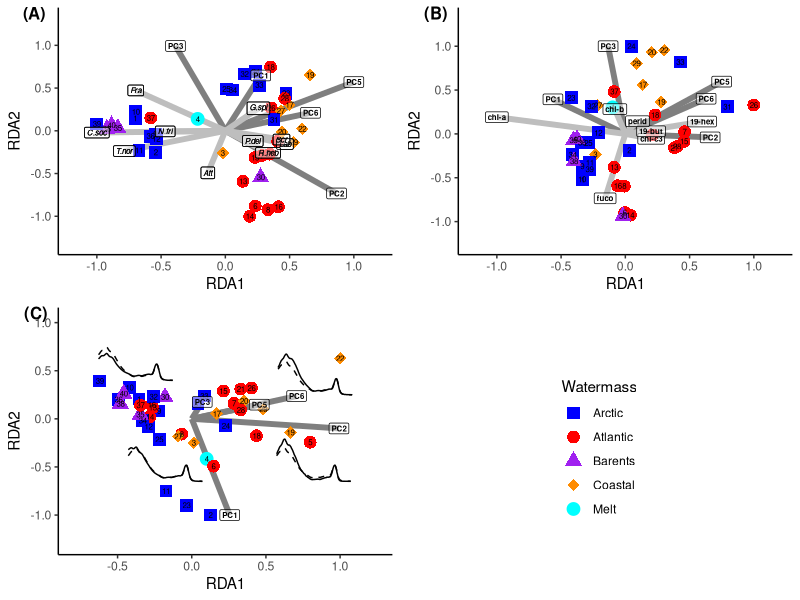

This chart was generated by the following R code:
# This script will produce triplots of the leading axes that 
# define the multivariate dependencies of
# phytoplankton community structure on environmental conditions.
# The spaces are illustrated with representative species, 
# taxon-indicative pigments and absorption spectra, respectively. 

setwd('D:/Documents/')
# You will need to set the path to the location
# that you saved the following files
# 'Environment_40.csv'
# 'Absorption_spectra_40.csv'
# 'Cell_counts_40.csv'
# 'Pigments_40.csv'
# If you do not have a package, run the code 'install.packages('package name')'

library('vegan')
# Code for multivariate statistical analyses
library(ggplot2)
# Plotting package
library(cowplot)
# Extracting plot elements
library(ggpubr)
# Combine subplots

Environment<-read.csv('Environment_40.csv')
Absorption_spectra<-read.csv('Absorption_spectra_40.csv')
Cell_counts<-read.csv('Cell_counts_40.csv')
Pigments<-read.csv('Pigments_40.csv')
# Load the requisite datasets

explan<-prcomp(Environment[,-c(11:14)],scale=T)
# Perform PCA decomposition on Environmental data, in order
# to eliminate multiple co-linearity

Absorption_data<-Absorption_spectra[,5:355]/rowSums(Absorption_spectra[,5:355])
# Normalise to integral
Cell_data<- cbind(log10(Cell_counts[,5:110]+1),log10((Cell_counts[,111:114]*1000)+1))
Cell_data<-Cell_data/rowSums(Cell_data)
# Log10 + 1 transform, then normalise to integral
Pigment_data<-Pigments[,5:32]/rowSums(Pigments[,5:32])
# Normalise to integral

cell_rda<-rda( Cell_data ~ . ,as.data.frame(explan$x))
optics_rda<-rda( Absorption_data ~ . ,as.data.frame(explan$x))
pigment_rda<-rda( Pigment_data ~ . ,as.data.frame(explan$x))
# Perform redundancy analysis

hydrog_vector<-rep('Barents',dim(Environment)[1] )
hydrog_vector[which(Environment$temp <0 & Environment$salinity <34.8)]<- 'Arctic' #Arw
hydrog_vector[which(Environment$temp >0 & Environment$temp <3 & Environment$salinity <34.4)]<- 'Melt' #Mw
hydrog_vector[which(Environment$temp >3 & Environment$salinity <34.8)]<- 'Coastal' #Cw
hydrog_vector[which(Environment$temp >3 & Environment$salinity >34.8)]<- 'Atlantic' #AtW
# Define a vector of the Watermass classifications of each sample

d<-as.data.frame(cbind(scores(cell_rda,display='sites'),
hydrog_vector))
d[,1:2]<-as.matrix(sapply(d[,1:2], as.character ))  
d[,1:2]<-as.matrix(sapply(d[,1:2], as.numeric ))  
d[,1]<-d[,1]/max(abs(d[,1]))
d[,2]<-d[,2]/max(abs(d[,2]))
colnames(d)[3]<-'Watermass'
# Make a dataframe for the cell counts analysis

cell_segments<-as.data.frame(cbind(rep(0,dim(Environment)[2]-4),rep(0,dim(Environment)[2]-4),
summary(cell_rda)$biplot[,1],summary(cell_rda)$biplot[,2]))/max(abs(summary(cell_rda)$biplot))
# Triplot vectors for environmental variance axes

cell_segments<-cell_segments/max(abs(cell_segments))
# Normalise

cell_var<-c(1,2,3,5,6)
# The chosen axes for plotting (those identified as significant in the significance testing script)

cell_picks<-c(18,14,42,36,97,40,1,72,80,9)
# Select the species and genera to plot in the triplot
dcells<-as.data.frame(cbind(rep(0,10),rep(0,10),
scores(cell_rda,display='species')[cell_picks,1],scores(cell_rda,display='species')[cell_picks,2])/ (max(abs(scores(cell_rda,display='species')[cell_picks,]))*1.2) )
dcells<-dcells/max(abs(dcells))

cell_names<-c(expression(italic('C.soc')),
expression(italic('T.nor')),expression(italic('N.fri')),
expression(italic('Fra')),expression(italic('Lab')),expression(italic('Att')),
expression(italic('P.del')),expression(italic('Scr')),expression(italic('G.spi')),
expression(italic('R.heb')))
# Abbreviate the names of the species and genera

cell_rda_plot<-
ggplot(data=d,aes(x=RDA1,y=RDA2,col=Watermass))+ # Plot with cell RDA data and watermass properties
ylim(c(-1,1))+
xlim(c(-1,1))+ # Set axis limits
scale_x_continuous(expand = c(0.1, 0.1)) + scale_y_continuous(expand = c(0.15, 0.15))+ 
geom_segment(data=cbind(cell_segments[cell_var,]),aes(x=V1,y=V2,xend=V3,yend=V4),size=2, 
alpha=1,color='gray50')+ # Plot vectors for environmental axes
geom_segment(data=dcells,aes(x=V1,y=V2,xend=V3,yend=V4),size=2,
alpha=1,color='grey')+  # Plot vectors for representative species
geom_point(aes(shape=Watermass,col=Watermass),size=4,alpha=1)+ # Plot sample points 
scale_colour_manual("Watermass", values = c("Arctic" = "blue", "Atlantic" = "red", "Barents" = 'purple', "Coastal" = 'darkorange', "Melt" = 'cyan'))+
scale_shape_manual("Watermass", values = c("Arctic" = 15, "Atlantic" = 16, "Barents" = 17, "Coastal" = 18, "Melt" = 19))+ # Colours and shapes
geom_text(label=c(1:40),col='black',size=2)+ # Label points with unique numbers 
geom_label(data=dcells,aes(x=V3,y=V4),label=cell_names,color='black',
size=2,alpha=.5)+ # Add species and genera abbreviations to the plot space 
geom_text(data=cell_segments[cell_var,]*1,aes(x=V3,y=V4),label=c(colnames(explan$x)[cell_var]),color='black',
size=4)+ # Add environmental axis labels 
theme(legend.position='right',
axis.line.x=element_line(),
axis.line.y=element_line(),
panel.background=element_blank())
# Completed plot; type 'cell_rda_plot' into terminal to view. 

legend<-cowplot::get_legend(cell_rda_plot)
# Obtain legend.

cell_rda_plot<-
ggplot(data=d,aes(x=RDA1,y=RDA2,col=Watermass))+
ylim(c(-1,1))+
xlim(c(-1,1))+
scale_x_continuous(expand = c(0.1, 0.1)) + scale_y_continuous(expand = c(0.15, 0.15))+
geom_segment(data=cbind(cell_segments[cell_var,]),aes(x=V1,y=V2,xend=V3,yend=V4),size=2,
alpha=1,color='gray50')+
geom_segment(data=dcells,aes(x=V1,y=V2,xend=V3,yend=V4),size=2,
alpha=1,color='grey')+
geom_point(aes(shape=Watermass,col=Watermass),size=4,alpha=1)+
scale_colour_manual("Watermass", values = c("Arctic" = "blue", "Atlantic" = "red", "Barents" = 'purple', "Coastal" = 'darkorange', "Melt" = 'cyan'))+
scale_shape_manual("Watermass", values = c("Arctic" = 15, "Atlantic" = 16, "Barents" = 17, "Coastal" = 18, "Melt" = 19))+
geom_text(label=c(1:40),col='black',size=2)+
geom_label(data=dcells,aes(x=V3,y=V4),label=cell_names,color='black',
size=2,fontface='bold',alpha=.5,seed=1234)+
geom_label(data=dcells,aes(x=V3,y=V4),label=cell_names,color='black',
size=2,fontface='bold',seed=1234,fill=NA)+
geom_label(data=cell_segments[cell_var,]*1,aes(x=V3,y=V4),label=c(colnames(explan$x)[cell_var]),color='black',
size=2,fontface='bold',alpha=.5,)+
theme(legend.position='none',
axis.line.x=element_line(),
axis.line.y=element_line(),
panel.background=element_blank())
# Plot with legend removed

# Now we will repeat this exercise for the pigment dataset

d2<-as.data.frame(cbind(scores(pigment_rda,display='sites'),
hydrog_vector))
d2[,1:2]<-as.matrix(sapply(d2[,1:2], as.character ))  
d2[,1:2]<-as.matrix(sapply(d2[,1:2], as.numeric ))  
d2[,1]<-d2[,1]/max(abs(d2[,1]))
d2[,2]<-d2[,2]/max(abs(d2[,2]))
colnames(d2)[3]<-'Watermass'

pigment_segments<-as.data.frame(cbind(rep(0,dim(Environment)[2]-4),rep(0,dim(Environment)[2]-4),
summary(pigment_rda)$biplot[,1],summary(pigment_rda)$biplot[,2]))/max(abs(summary(pigment_rda)$biplot))

pigment_segments<-pigment_segments/max(abs(pigment_segments))

pigment_var<-c(1,2,3,5,6)

pigment_picks<-c(25,8,13,24,1,7,6)
pigment_names<-c('chl-a','fuco','19-hex','chl-b','chl-c3','19-but','perid')

dpigments<-as.data.frame(cbind(rep(0,length(pigment_picks)),rep(0,length(pigment_picks)),
scores(pigment_rda,display='species')[pigment_picks,1],scores(pigment_rda,display='species')[pigment_picks,2])/ (max(abs(scores(pigment_rda,display='species')[pigment_picks,]))*1.2) )

dpigments<-dpigments/max(abs(dpigments))

pigment_rda_plot<-ggplot(data=d2,aes(x=RDA1,y=RDA2,col=Watermass))+
scale_x_continuous(expand = c(0.1, 0.1)) + scale_y_continuous(expand = c(0.15, 0.15))+
geom_segment(data=pigment_segments[pigment_var,],aes(x=V1,y=V2,xend=V3,yend=V4),size=2,
alpha=1,color='gray50')+
geom_segment(data=dpigments,aes(x=V1,y=V2,xend=V3,yend=V4),size=2,
alpha=1,color='grey')+
geom_point(aes(shape=Watermass,col=Watermass),size=4,alpha=1)+
scale_colour_manual("Watermass", values = c("Arctic" = "blue", "Atlantic" = "red", "Barents" = 'purple', "Coastal" = 'darkorange', "Melt" = 'cyan'))+
scale_shape_manual("Watermass", values = c("Arctic" = 15, "Atlantic" = 16, "Barents" = 17, "Coastal" = 18, "Melt" = 19))+
geom_text(label=c(1:40),col='black',size=2)+
geom_label(data=dpigments,aes(x=V3,y=V4),label=pigment_names,color='black',
size=2,fontface='bold',alpha=.5)+
geom_label(data=pigment_segments[pigment_var,],aes(x=V3,y=V4),label=c(rownames(pigment_segments)[pigment_var]),color='black',
size=2,fontface='bold',alpha=.5,)+
theme(legend.position='none',
axis.line.x=element_line(),
axis.line.y=element_line(),
panel.background=element_blank())

# Now we perform the same as above, but for absorption spectra

d3<-as.data.frame(cbind(scores(optics_rda,display='sites'),
hydrog_vector))
d3[,1:2]<-as.matrix(sapply(d3[,1:2], as.character ))  
d3[,1:2]<-as.matrix(sapply(d3[,1:2], as.numeric ))  
d3[,1]<-d3[,1]/max(abs(d3[,1]))
d3[,2]<-d3[,2]/max(abs(d3[,2]))
colnames(d3)[3]<-'Watermass'

optics_segments<-as.data.frame(cbind(rep(0,dim(Environment)[2]-4),rep(0,dim(Environment)[2]-4),
summary(optics_rda)$biplot[,1],summary(optics_rda)$biplot[,2]))/max(abs(summary(optics_rda)$biplot))

optics_segments<-optics_segments/max(abs(optics_segments))

optics_var<-c(1,2,3,5,6)

# We want to obtain some representative absorption spectra to illustrate the plot

mean_spectrum<-colSums(Absorption_data)/(dim(Absorption_data)[1])
# the mean spectrum

x<-d3$RDA1
y<-d3$RDA2
dex<-as.data.frame(cbind(d3,atan2(y,x)*(180/pi) +180 ))
colnames(dex)[4]<-'colly'
# Define angle from origin

NE<-which(dex$colly>180 & dex$colly <300)
E<-which(dex$colly>150 & dex$colly <180)
S<-which(dex$colly >40 & dex$colly <150)
W<-which(dex$colly <40 | dex$colly >300)
# Define different angular regions of the plot-space

d4<- as.data.frame( cbind(c(400:750),
mean_spectrum/mean_spectrum[277],
colSums(Absorption_data[NE,])/colSums(Absorption_data[NE,])[277],
colSums(Absorption_data[E,])/colSums(Absorption_data[E,])[277],
colSums(Absorption_data[S,])/colSums(Absorption_data[S,])[277],
colSums(Absorption_data[W,])/colSums(Absorption_data[W,])[277]
))
# Define a dataset of representative absorption spectra


optics_rda_plot<-
ggplot()+
scale_x_continuous(expand = c(0.1, 0.1)) + scale_y_continuous(expand = c(0.15, 0.15))+
geom_segment(data=optics_segments[optics_var,],aes(x=V1,y=V2,xend=V3,yend=V4),size=2,
alpha=1,color='gray50')+
labs(x='RDA1',y='RDA2')+
geom_point(data=d3,aes(x=RDA1,y=RDA2,shape=Watermass,col=Watermass),size=4,alpha=1)+
scale_colour_manual("Watermass", values = c("Arctic" = "blue", "Atlantic" = "red", "Barents" = 'purple', "Coastal" = 'darkorange', "Melt" = 'cyan'))+
scale_shape_manual("Watermass", values = c("Arctic" = 15, "Atlantic" = 16, "Barents" = 17, "Coastal" = 18, "Melt" = 19))+
geom_text(data=d3, aes(x=RDA1,y=RDA2), label=c(1:40),col='black',size=2)+
geom_label(data=optics_segments[optics_var,],aes(x=V3,y=V4),label=c(rownames(optics_segments)[optics_var]),color='black',
size=2,fontface='bold',alpha=.5,)+
geom_line(data=d4,aes(x=(V1/700)+0.01,y=(V3/6)+0.25))+
geom_line(data=d4,aes(x=(V1/700)+0.01,y=(V2/6)+0.25),linetype='dashed')+ # This is the mean spectrum 
geom_line(data=d4,aes(x=(V1/700)-0.0,y=(V4/6)-0.65))+
geom_line(data=d4,aes(x=(V1/700)-0.0,y=(V2/6)-0.65),linetype='dashed')+
geom_line(data=d4,aes(x=(V1/700)-1.0,y=(V5/6)-.65))+
geom_line(data=d4,aes(x=(V1/700)-1.0,y=(V2/6)-.65),linetype='dashed')+
geom_line(data=d4,aes(x=(V1/700)-1.2,y=(V6/6)+.4))+
geom_line(data=d4,aes(x=(V1/700)-1.2,y=(V2/6)+.4),linetype='dashed')+
# These above lines are plotting the representative absorption spectra between 400 and 750 nm
theme(legend.position='none',
axis.line.x=element_line(),
axis.line.y=element_line(),
panel.background=element_blank())

ggarrange(ncol=2,nrow=2,cell_rda_plot,pigment_rda_plot,optics_rda_plot,
legend,labels=c('(A)','(B)','(C)'),font.label=c(size=12),hjust=-1)

# Arrange the final plot
# We can now visualise the way that environmental variation structures explained variance in the cell counts,
# pigment and absorption spectral datasets. 



